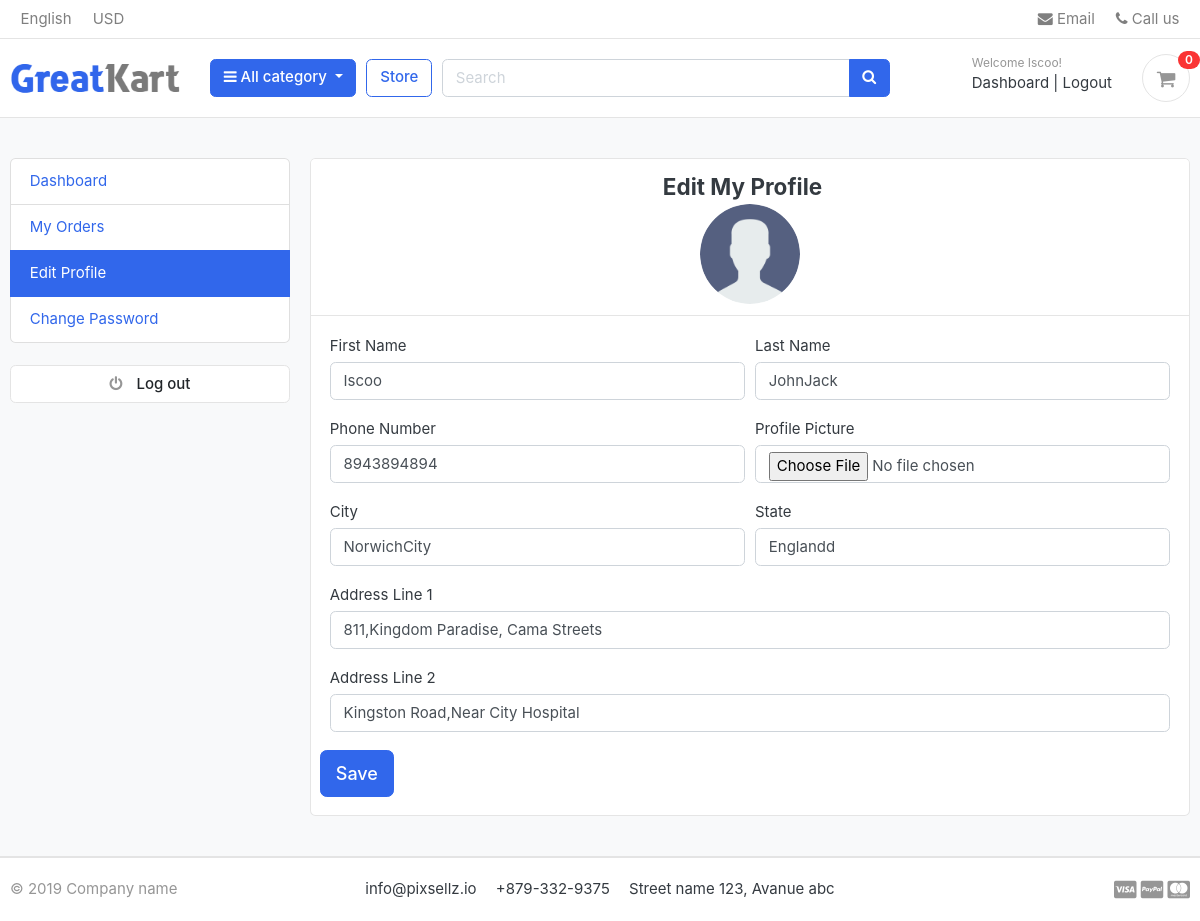
Screenshot of /accounts/edit_profile/ (signed in) with the database file from the repository.
### accounts/models.py (models this page shows, shortened)
class Account(AbstractBaseUser):
	first_name = models.CharField(max_length=50)
	last_name = models.CharField(max_length=50)
	username = models.CharField(max_length=80,unique=True)
	email = models.CharField(max_length=100,unique=True)
	phone_number = models.CharField(max_length=15,unique=True)
	date_joined = models.DateTimeField(auto_now_add=True)
	last_login = models.DateTimeField(auto_now_add=True)
	is_admin = models.BooleanField(default=False)
	is_staff = models.BooleanField(default=False)
	is_active = models.BooleanField(default=False)
	is_superadmin = models.BooleanField(default=False)
	USERNAME_FIELD = 'email'
	REQUIRED_FIELDS = ['username','first_name','last_name']
	objects = MyAccount()

class UserProfile(models.Model):
	user = models.OneToOneField(Account,on_delete=models.CASCADE)
	address_line1 = models.CharField(blank=True,max_length=100)
	address_line2 = models.CharField(blank=True,max_length=100)
	profile_picture = models.ImageField(blank=True, upload_to='userprofile/')
	city = models.CharField(blank=True,max_length=20)
	state = models.CharField(blank=True,max_length=50)

### accounts/views.py (the view)
# urls.py: path('edit_profile/',views.edit_profile,name='edit_profile'),
@login_required(login_url='login')
def edit_profile(request):
	userprofile = get_object_or_404(UserProfile,user=request.user)
	if request.method == 'POST':
		user_form = UserForm(request.POST,instance=request.user)
		profile_form = UserProfileForm(request.POST,request.FILES,instance=userprofile)
		if user_form.is_valid() and profile_form.is_valid():
			user_form.save()
			profile_form.save()
			messages.success(request,'Your Profile has been Updated')
			return redirect('edit_profile')
	else:
		user_form = UserForm(instance=request.user)
		profile_form = UserProfileForm(instance=userprofile)
	context = {
		'user_form':user_form,
		'profile_form':profile_form,
		'userprofile':userprofile,
	}
	return render(request,'accounts/edit_profile.html',context)

### accounts/forms.py
class UserForm(forms.ModelForm):
	class Meta:
		model = Account
		fields = ['first_name','last_name','phone_number']
	def __init__(self,*args,**kwargs):
		super(UserForm,self).__init__(*args,**kwargs)
		for field in self.fields:
			self.fields[field].widget.attrs['class']='form-control'

class UserProfileForm(forms.ModelForm):
	profile_picture = forms.ImageField(required=False,error_messages={'invalid':("Image files only")},widget=forms.FileInput)
	class Meta:
		model = UserProfile
		fields = ['address_line2','address_line1','city','state','profile_picture']
	def __init__(self,*args,**kwargs):
		super(UserProfileForm,self).__init__(*args,**kwargs)
		for field in self.fields:
			self.fields[field].widget.attrs['class']='form-control'

### cart/context_processors.py (called while the page is built)
def counter(request):
	cart_count=0
	if 'admin' in request.path:
		return {}
	else:
		try:
			cart=Cart.objects.filter(cart_id=_cart_id(request))
			if request.user.is_authenticated:
				cart_items=CartItem.objects.all().filter(user=request.user)
			else:
				cart_items=CartItem.objects.all().filter(cart=cart[:1])
			for cart_item in cart_items:
				cart_count += cart_item.quantity
		except:
			cart_count = 0
	return dict(cart_count=cart_count)

### cart/views.py (called while the page is built)
def _cart_id(request):
	cart = request.session.session_key
	if not cart:
		cart = request.session.create()
	return cart

### category/context_processors.py (called while the page is built)
def menu_links(request):
	links = Category.objects.all()
	return dict(links=links)

### category/models.py (called while the page is built)
	def get_url(self):
		return reverse('products_by_category',args=[self.category_url])

### templates/accounts/edit_profile.html (shortened to what this page needs)
{% extends 'greate/base.html' %}
{% load static %}
{% block content %}
<section class="section-conten padding-y bg">
<div class="container">
  <div class="row">
    {% include 'greate/includes/dashboard_side.html'%}
  <main class="col-md-9">
    <article class="card">
    <header class="card-header text-center">
      <strong class="d-inline-block mr-3" style="font-size: 1.5rem;">Edit My Profile</strong>
      <div class="text-center">
        <img src="{{userprofile.profile_picture.url}}" width=100 style="border-radius: 50%;" alt="Profile Picture">
      </div>
    </header>
    <div class="card-body">
      <div class="row">
        <div class="col-md-12">
          <form action="{% url 'edit_profile' %}" method="post" enctype="multipart/form-data">
            <div class="form-row">
              <div class="form-group col-md-6">
                <label>First Name</label>
                {{user_form.first_name}}
              </div>
              <div class="form-group col-md-6">
                <label>Last Name</label>
                {{user_form.last_name}}
              </div>
            </div>
            <div class="form-row">
              <div class="form-group col-md-6">
                <label>Phone Number</label>
                {{user_form.phone_number}}
              </div>
              <div class="form-group col-md-6">
                <label>Profile Picture</label>
                {{profile_form.profile_picture}}
              </div>
            </div>
            <div class="form-row">
              <div class="form-group col-md-6">
                <label>City</label>
                {{profile_form.city}}
              </div>
              <div class="form-group col-md-6">
                <label>State</label>
                {{profile_form.state}}
              </div>
            </div>
            <div class="form-group">
                <label>Address Line 1</label>
                {{profile_form.address_line1}}
              </div>
              <div class="form-group">
                <label>Address Line 2</label>
                {{profile_form.address_line2}}
              </div>
            </div>
            <input type="submit" value="Save" class="btn btn-primary btn-lg" name="">
        </div>
      </div>
    </div>
</div>
</section>
{% endblock %}

### templates/greate/includes/navbar.html (shortened to what this page needs)
{% load static %}
<header class="section-header">
	<nav class="navbar p-md-0 navbar-expand-sm navbar-light border-bottom">
		<div class="container">
  			<div class="collapse navbar-collapse" id="navbarTop4">
			    <ul class="navbar-nav mr-auto">
			    	<li class="nav-item dropdown">
					 	<a href="#" class="nav-link">   English </a>
					</li>
					<li class="nav-item dropdown">
						<a href="#" class="nav-link"> USD </a>
					</li>
			    </ul>
			    <ul class="navbar-nav">
					<li><a href="#" class="nav-link"> <i class="fa fa-envelope"></i> Email </a></li>
					<li><a href="#" class="nav-link"> <i class="fa fa-phone"></i> Call us </a></li>
				</ul>
			</div>
		</div>
	</nav>
	<section class="header-main border-bottom">
		<div class="container">
			<div class="row align-items-center">
				<div class="col-lg-2 col-md-3 col-6">
					<a href="{% url 'index' %}" class="brand-wrap">
						<img class="logo" src="{% static './images/logo.png' %}">
					</a>
				</div>
				<div class="col-lg col-sm col-md col-6 flex-grow-0">
					<div class="category-wrap dropdown d-inline-block float-right">
						<button type="button" class="btn btn-primary dropdown-toggle" data-toggle="dropdown">
							<i class="fa fa-bars"></i> All category
						</button>
					</div>
				</div>
				<a href="{% url 'store' %}" class="btn btn-outline-primary">Store</a>
				<div class="col-lg  col-md-6 col-sm-12 col">
					<form action="{% url 'search' %}" class="search" method="GET">
						<div class="input-group w-100">
						    <input type="text" class="form-control" style="width:60%;" placeholder="Search" name="keyword">
						    <div class="input-group-append">
						      <button class="btn btn-primary" type="submit">
						        <i class="fa fa-search"></i>
						      </button>
						    </div>
					    </div>
					</form>
				</div>
				<div class="col-lg-3 col-sm-6 col-8 order-2 order-lg-3">
					<div class="d-flex justify-content-end mb-3 mb-lg-0">
						{% if user.id is None %}
						<div class="widget-header">
							<small class="title text-muted">Welcome guest!</small>
							<div>
								<a href="{% url 'login' %}">Sign in</a> <span class="dark-transp"> | </span>
								<a href="{% url 'register' %}"> Register</a>
							</div>
						</div>
						{% else %}
						<div class="widget-header">
							<small class="title text-muted">Welcome {{user.first_name}}!</small>
							<div>
								<a href="{% url 'dashboard' %}">Dashboard</a> <span class="dark-transp"> | </span>
								<a href="{% url 'logout' %}">Logout</a>
							</div>
						</div>
						{% endif %}
						<a href="{% url 'cart' %}" class="widget-header pl-3 ml-3">
							<div class="icon icon-sm rounded-circle border"><i class="fa fa-shopping-cart"></i></div>
							<span class="badge badge-pill badge-danger notify">{{cart_count}}</span>
						</a>
					</div>
				</div>
			</div>
		</div>
	</section>
</header>

### static/css/ui.css (style rules this page uses)
html { font-family: "Inter", sans-serif; font-size: 15px; }
.icon-xs, .icon-sm, .icon-md, .icon-lg { display: inline-block; text-align: center; flex-shrink: 0; flex-grow: 0; }
.icon-sm { width: 48px; height: 48px; line-height: 48px !important; font-size: 20px; }
.padding-y { padding-top: 40px; padding-bottom: 40px; }
article:after, .form-group:after { display: block; clear: both; content: ""; }
.bg { background-color: #f8f9fa; }
.header-main { position: relative; padding-top: 1rem; padding-bottom: 1rem; }
.brand-wrap .logo, .navbar-brand .logo { margin-right: 7px; max-height: 42px; display: inline-block; }
.widget-header { display: inline-block; vertical-align: middle; position: relative; }
.widget-header a { color: #343a40; }
.widget-header i { color: #969696; }
.widget-header .title { display: block; }
.widget-header .notify { position: absolute; top: -3px; right: -10px; }
.notify { position: absolute; top: -4px; right: -10px; display: inline-block; padding: 0.25em 0.6em; font-size: 12px; line-height: 1; text-align: center; border-radius: 3rem; color: #fff; background-color: #fa3434; }

### rows the page displays
Account: first_name "Iscoo", last_name "JohnJack", phone_number "8943894894"
UserProfile: profile_picture (placeholder picture), city "NorwichCity", state "Englandd", address_line1 "811,Kingdom Paradise, Cama Streets", address_line2 "Kingston Road,Near City Hospital"

### other values shown
{{ cart_count }} "0"
